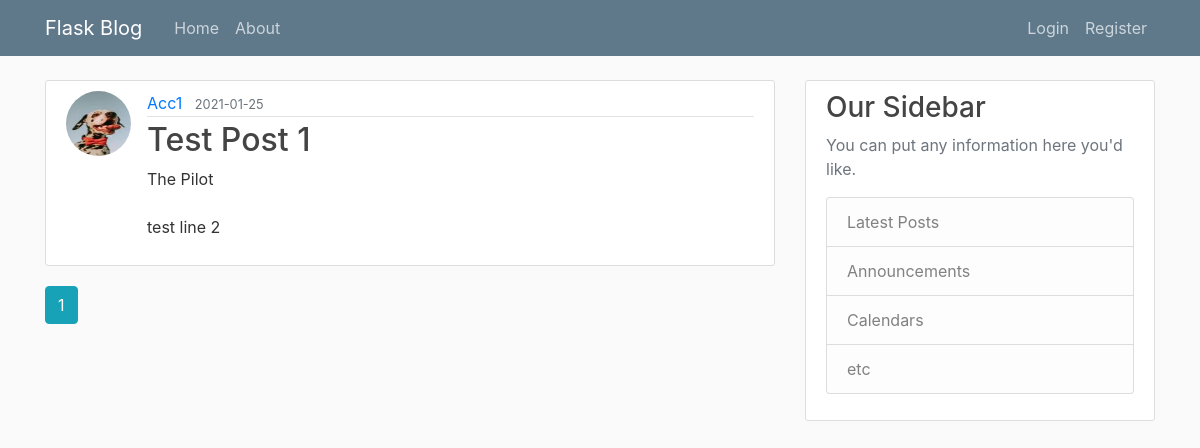
The app's page /home, older data.
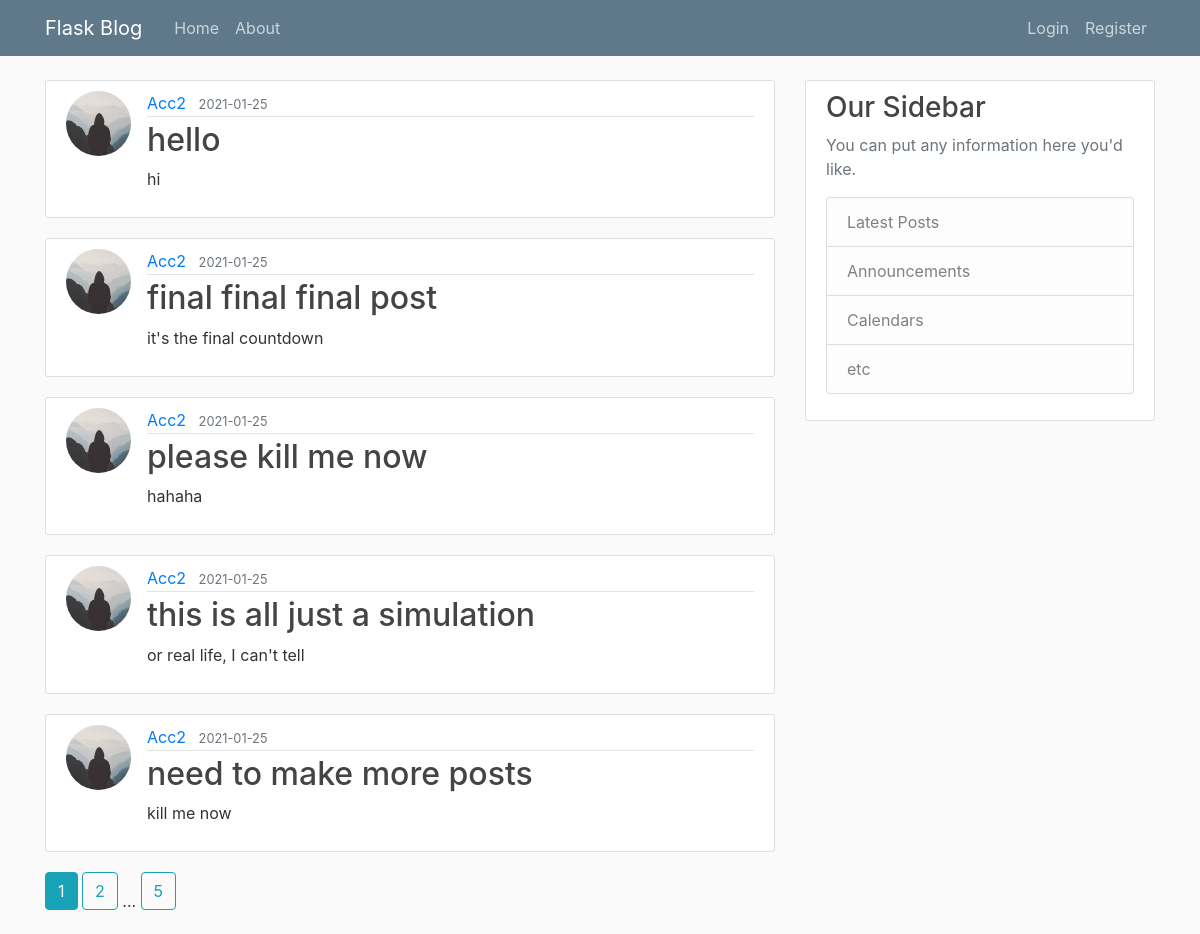
The same page, newer data.
### flaskblog/models.py (models this page shows, shortened)
class Post(db.Model):
    id = db.Column(db.Integer, primary_key=True)
    title = db.Column(db.String(100), nullable=False)
    date_posted = db.Column(db.DateTime, nullable=False, default=datetime.utcnow)
    content = db.Column(db.Text, nullable=False)
    user_id = db.Column(db.Integer, db.ForeignKey('user.id'), nullable=False)

class User(db.Model, UserMixin):
    id = db.Column(db.Integer, primary_key=True)
    username = db.Column(db.String(20), unique=True, nullable=False)
    email = db.Column(db.String(120), unique=True, nullable=False)
    image_file = db.Column(db.String(20), nullable=False, default='default.jpg')
    password = db.Column(db.String(60), nullable=False)
    posts = db.relationship('Post', backref='author', lazy=True)

### flaskblog/main/routes.py (the view)
@main.route("/")
@main.route("/home")
def home():
    page = request.args.get('page', 1, type=int)
    posts = Post.query.order_by(Post.date_posted.desc()).paginate(page=page, per_page=5)
    return render_template('home.html', posts=posts)

### flaskblog/templates/home.html
{% extends "layout.html" %}
{% block content %}
    {% for post in posts.items %}
        <article class="media content-section">
          <img class="rounded-circle article-img" src="{{ url_for('static', filename='profile_pics/' + post.author.image_file) }}">
          <div class="media-body">
            <div class="article-metadata">
              <a class="mr-2" href="{{ url_for('users.user_posts', username=post.author.username) }}">{{ post.author.username }}</a>
              <small class="text-muted">{{ post.date_posted.strftime('%Y-%m-%d') }}</small>
            </div>
            <h2><a class="article-title" href="{{ url_for('posts.post', post_id=post.id) }}">{{ post.title }}</a></h2>
            <p class="article-content">{{ post.content }}</p>
          </div>
        </article>
    {% endfor %}
    {% for page_num in posts.iter_pages(left_edge=1, right_edge=1, left_current=1, right_current=2) %}
      {% if page_num %}
        {% if posts.page == page_num %}
          <a class="btn btn-info mb-4" href="{{ url_for('main.home', page=page_num) }}">{{ page_num }}</a>
        {% else %}
          <a class="btn btn-outline-info mb-4" href="{{ url_for('main.home', page=page_num) }}">{{ page_num }}</a>
        {% endif %}
      {% else %}
        ...
      {% endif %}
    {% endfor %}
{% endblock content %}

Row changes from the older to the newer data that the page shows:
no longer on this page (row unchanged): Post: image_file (picture), author.username "Acc1", date_posted "2021-01-25", title "Test Post 1", content "The Pilot test line 2"
added Post: image_file (placeholder picture), author.username "Acc2", date_posted "2021-01-25", title "hello", content "hi"
added Post: image_file (placeholder picture), author.username "Acc2", date_posted "2021-01-25", title "final final final post", content "it's the final countdown"
added Post: image_file (placeholder picture), author.username "Acc2", date_posted "2021-01-25", title "please kill me now", content "hahaha"
added Post: image_file (placeholder picture), author.username "Acc2", date_posted "2021-01-25", title "this is all just a simulation", content "or real life, I can't tell"
added Post: image_file (placeholder picture), author.username "Acc2", date_posted "2021-01-25", title "need to make more posts", content "kill me now"
Text that changed along with them:
new list line: "2"
new list line: "5"
